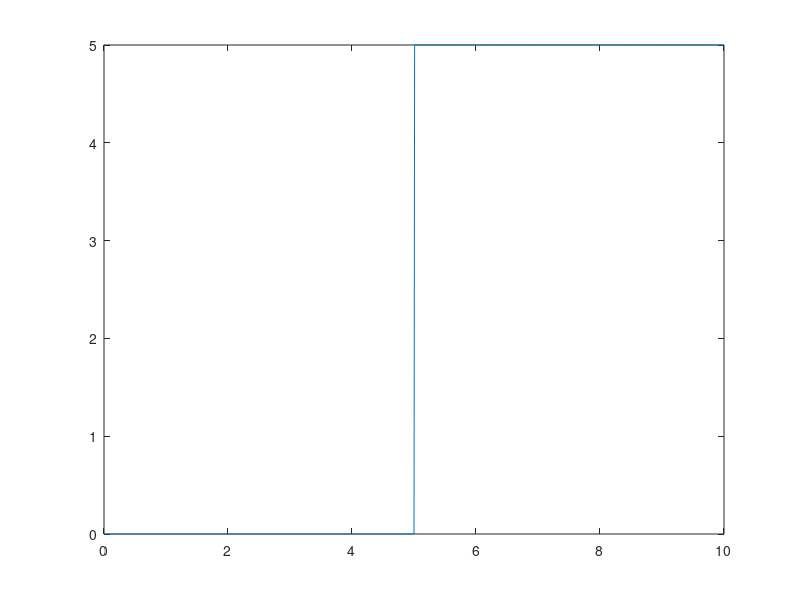

Recreate this plot in MATLAB.
m1=2500;
m2=320;
k1=80000;
k2=500000;
b=150320;

t=[0:0.01:10]';
stin=[zeros(floor((length(t)/2)+1),1);5*ones(floor(length(t)/2),1)];
plot(t,stin);
